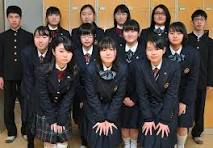
#> input picture Sample Program/model.jpg, 213 x 148 px
$ python 21_face_detection.py
#> lines starting #> are read from the running program, lines starting #| are printed output that depends on the picture; after the words box and inside, x2 and y2 are one past the last pixel; in counts of white or black regions, pixels touching at a corner belong together
from pathlib import Path
import numpy as np
import cv2


def imread_unicode(path: Path):
    # cv2.imread can fail with non-ASCII paths on some Windows builds.
    data = np.fromfile(str(path), dtype=np.uint8)
    if data.size == 0:
        return None
    return cv2.imdecode(data, cv2.IMREAD_COLOR)
#> returned value is the input picture: shape (148, 213, 3); mean B, G, R 64.5, 71.2, 82

def main():

    base_dir = Path(__file__).resolve().parent

    cascade_path = cv2.data.haarcascades + 'haarcascade_frontalface_alt2.xml'
    cascade = cv2.CascadeClassifier(cascade_path)
    if cascade.empty():
        print('カスケードファイルを読み込めません:', cascade_path)
        return

    image_path = base_dir / 'model.jpg'
    img = imread_unicode(image_path)
    if img is None:
        print('画像を読み込めません:', image_path)
        print('このスクリプトと同じフォルダに model.jpg があるか確認してください。')
        return

    img = cv2.resize(img,None,fx=2,fy=2)
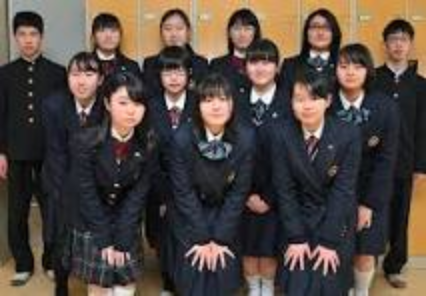
#> img: shape (296, 426, 3); mean B, G, R 64.5, 71.2, 81.9
    height = img.shape[0]
#> height = 296
    width = img.shape[1]
#> width = 426
    print(height, width)
#| 296 426
    gray = cv2.cvtColor(img, cv2.COLOR_BGR2GRAY)
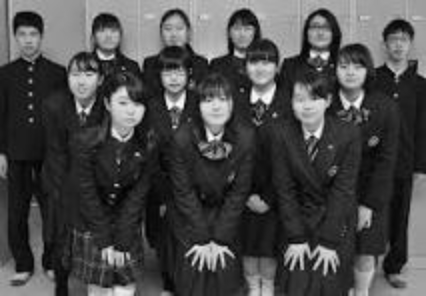
#> gray: shape (296, 426); min 1, max 252, mean 73.6

    # 顔が小さい画像でも認識できるように minSize を 20,20 に小さくします
    faces = cascade.detectMultiScale(gray,scaleFactor=1.05, minNeighbors=3, minSize=(20,20))
#> faces = 15 rows, first 6: [24, 208, 21, 21], [12, 22, 33, 33], [382, 27, 35, 35], [159, 17, 30, 30], [304, 15, 32, 32], [228, 18, 28, 28]

    for x, y, w, h in faces:
        cv2.rectangle(img, (x, y), (x + w, y + h), (0, 0, 255), 2)
#> this loop made 15 passes
#> (x, y, w, h) on passes 1 to 12: (24, 208, 21, 21), (12, 22, 33, 33), (382, 27, 35, 35), (159, 17, 30, 30), (304, 15, 32, 32), (228, 18, 28, 28), (94, 19, 30, 30), (333, 53, 37, 37), (157, 58, 34, 34), (196, 83, 43, 43), (243, 48, 36, 36), (64, 60, 38, 38)
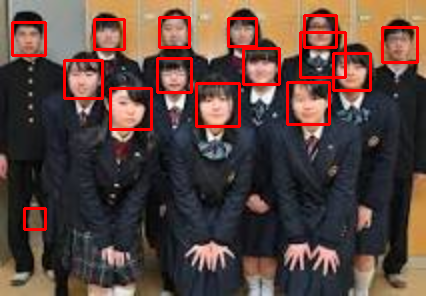
#> img: shape (296, 426, 3); 4.91% of pixels changed, all inside (x1, y1, x2, y2) = (11, 14, 419, 231)

    cv2.imshow('Faces', img)

    if cv2.waitKey(0) == 27:
#> (key Esc is pressed here)
        cv2.destroyAllWindows()

if __name__ == "__main__":
    main()

$ run again, with Sample Program/ball.jpg copied over Sample Program/model.jpg
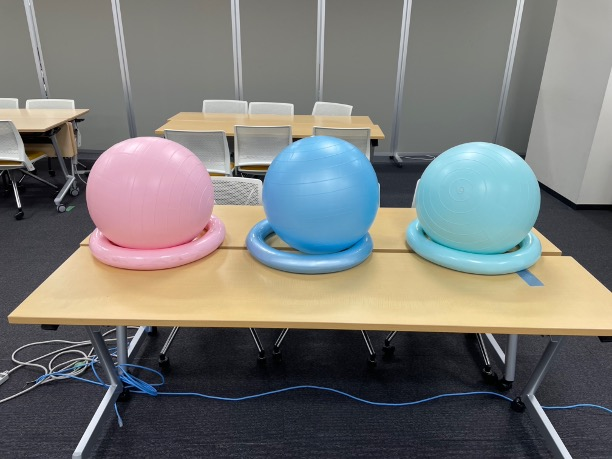
#> input picture Sample Program/ball.jpg, 612 x 459 px
#> in imread_unicode, returned value is the input picture: shape (459, 612, 3); mean B, G, R 116.6, 119.4, 119.3
#| 918 1224
#> in main, `gray = cv2.cvtColor(img, cv2.COLOR_BGR2GRAY)`:
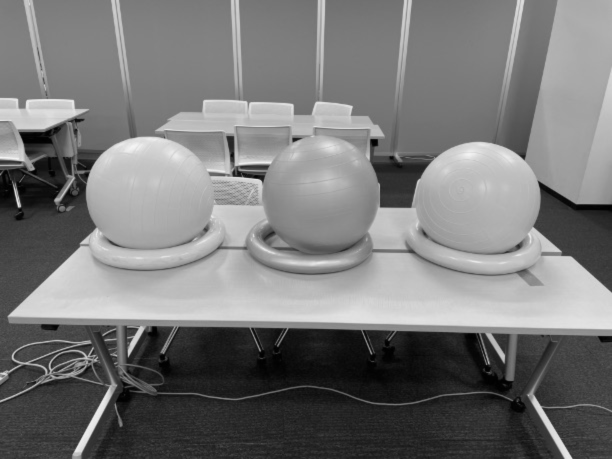
#> gray: shape (918, 1224) (shown at 1/2 size); min 0, max 245, mean 119
#> faces = ()

$ run again, with Sample Program/ktech.jpg copied over Sample Program/model.jpg
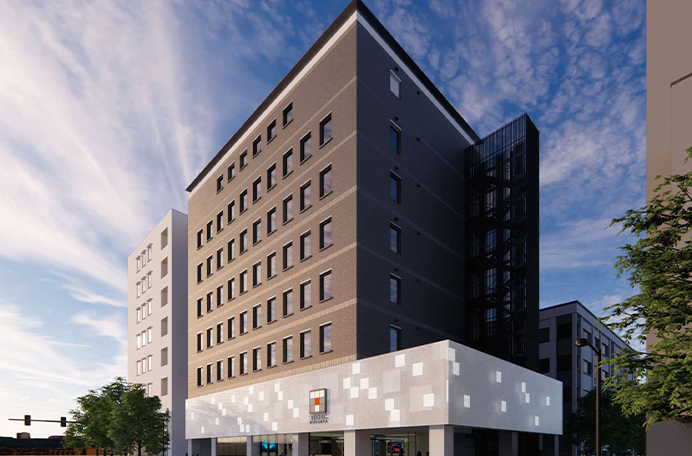
#> input picture Sample Program/ktech.jpg, 692 x 456 px
#> in imread_unicode, returned value is the input picture: shape (456, 692, 3); mean B, G, R 131.5, 122, 123.1
#| 912 1384
#> in main, `gray = cv2.cvtColor(img, cv2.COLOR_BGR2GRAY)`:
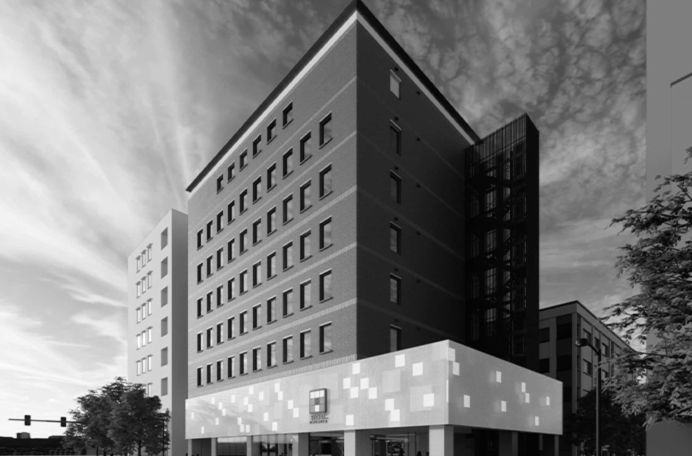
#> gray: shape (912, 1384) (shown at 1/2 size); min 0, max 255, mean 123.3
#> faces = [[1120, 136, 52, 52]]
#> the loop in main, `for x, y, w, h in faces:` made 1 pass
#> after the loop in main, `for x, y, w, h in faces:`:
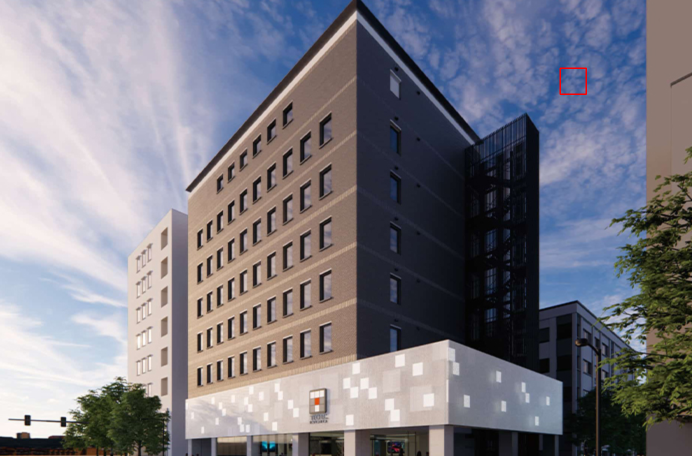
#> img: shape (912, 1384, 3) (shown at 1/2 size); mean B, G, R 131.4, 121.9, 123.1
